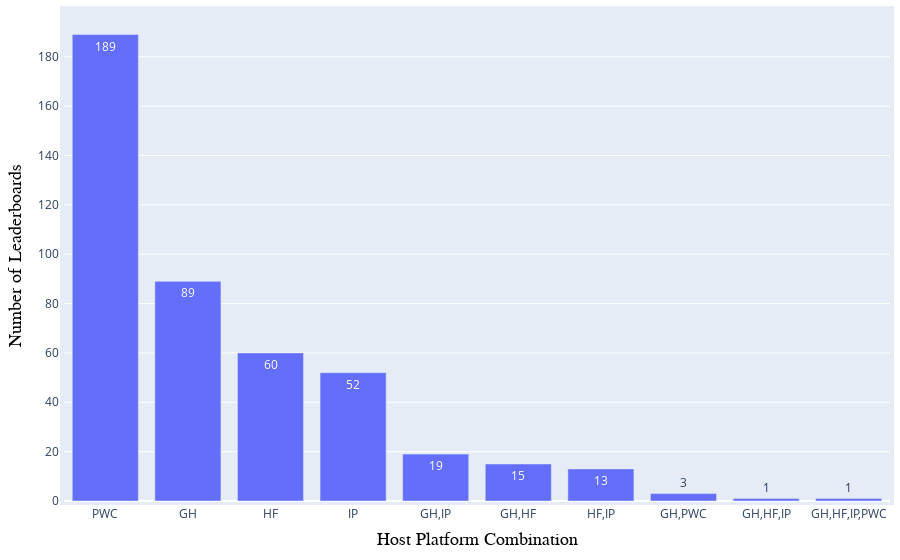

The notebook cell this image was saved under:
### Code cell
df = pd.read_csv(path_meta / 'leaderboard_processed.csv')
df['Platforms'] = df['Platforms'].apply(ast.literal_eval)
df['Platforms'] = df['Platforms'].apply(lambda x: [platform_abbreviation_mapping_inverse[platform] for platform in x])
df['Platforms'] = df['Platforms'].apply(lambda x: ','.join(x).upper())
df = df.explode('Platforms')['Platforms'].value_counts().reset_index(name='Frequency')

fig = px.bar(
    x=df['Platforms'],
    y=df['Frequency'],
    text_auto=True,
    labels={'x': 'Host Platform Combination', 'y': 'Number of Leaderboards'},
)
# Update the layout for a tighter look
fig.update_layout(
    autosize=True,
    margin=dict(
        l=10,  # Left margin
        r=10,  # Right margin
        b=10,  # Bottom margin
        t=10,  # Top margin
        pad=4  # Padding between the plot and the margin
    ),
    xaxis=dict(title_font=dict(size=18, family='Arial, bold', color='black')),  # Bold x-axis label
    yaxis=dict(title_font=dict(size=18, family='Arial, bold', color='black'))   # Bold y-axis label
)
pio.write_image(fig, f'{path_meta}/platform-combo-distribution.pdf')
fig.show()

### Figure 1 — Plotly figure (JSON) as saved in the notebook; plotly's stock layout.template omitted (floating-point values rounded to 4 significant figures)
{"data": [{"alignmentgroup": "True", "hovertemplate": "Host Platform Combination=%{x}<br>Number of Leaderboards=%{y}<extra></extra>", "legendgroup": "", "marker": {"color": "#636efa", "pattern": {"shape": ""}}, "name": "", "offsetgroup": "", "orientation": "v", "showlegend": false, "textposition": "auto", "texttemplate": "%{y}", "type": "bar", "x": ["PWC", "GH", "HF", "IP", "GH,IP", "GH,HF", "HF,IP", "GH,PWC", "GH,HF,IP", "GH,HF,IP,PWC"], "xaxis": "x", "y": [189, 89, 60, 52, 19, 15, 13, 3, 1, 1], "yaxis": "y"}], "layout": {"autosize": true, "barmode": "relative", "legend": {"tracegroupgap": 0}, "margin": {"b": 10, "l": 10, "pad": 4, "r": 10, "t": 10}, "xaxis": {"anchor": "y", "domain": [0, 1], "title": {"font": {"color": "black", "family": "Arial, bold", "size": 18}, "text": "Host Platform Combination"}}, "yaxis": {"anchor": "x", "domain": [0, 1], "title": {"font": {"color": "black", "family": "Arial, bold", "size": 18}, "text": "Number of Leaderboards"}}}}
